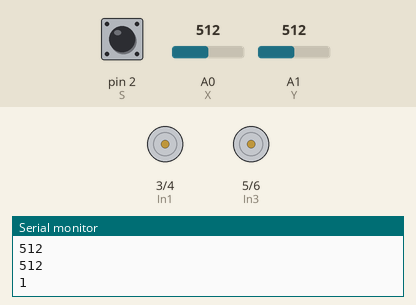
Simulated run of this sketch. Board: Arduino Uno, built with avr-gcc and run on an emulated ATmega328P. On the bench: motor-driver pin pairs drawn as motors (green arrow = first pin HIGH = forward, orange = second pin HIGH = backward, longer = more drive, scaled by the enable pin), the last lines printed to the serial monitor. The test bench sets the inputs (shaded band); at power-on: A1 (Y) = 512, A0 (X) = 512, pin 2 (S) HIGH.

Above: at 1.3 s.
1.4 s: A1 (Y) set to 525
At 2.7 s:
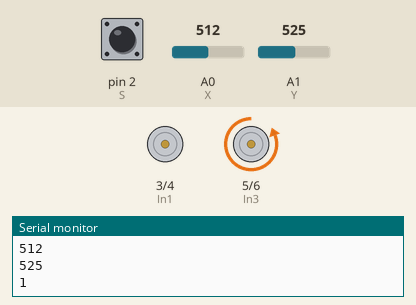
3.5 s: A0 (X) set to 493
At 4.3 s:
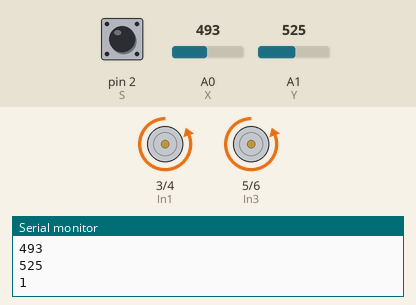
5.5 s: A1 (Y) set to 511
At 7.1 s:
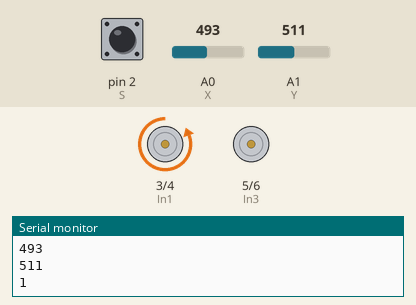
7.5 s: A1 (Y) set to 306
At 8.7 s:
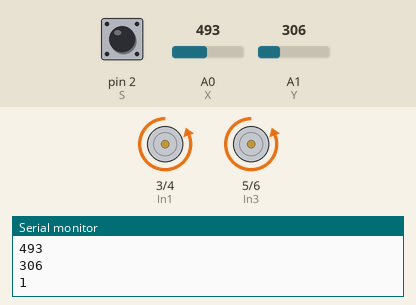
9.5 s: A1 (Y) set to 2
11.2 s: A1 (Y) set to 0
At 13.2 s:
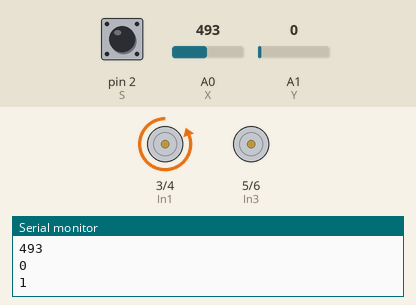
Timing chart, 0 to 14.5 s (numbered marks = the images above; inputs shaded):
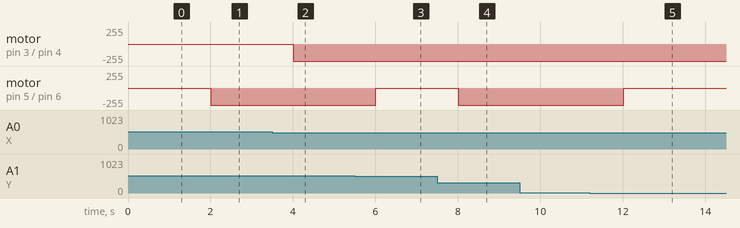

The sketch:

Joystick_control.ino
```cpp
int X=A0;
int Y=A1;
int S=2;
int Xv;
int Yv;
int Sv;
int a;
int b;
int In1=3;
int In2=4;
int In3=5;
int In4=6;
int EnA=7;
int EnB=8;
void setup()
{
  Serial.begin(9600);
  pinMode(X,INPUT);
  pinMode(Y,INPUT);
  pinMode(S,INPUT);
  pinMode(In1,OUTPUT);
  pinMode(In2,OUTPUT);
  pinMode(In3,OUTPUT);
  pinMode(In4,OUTPUT);
  pinMode(EnA,OUTPUT);
  pinMode(EnB,OUTPUT);
  digitalWrite(S,HIGH);
}
void loop()
{
  Xv=analogRead(X);
  Yv=analogRead(Y);
  Sv=digitalRead(S);
  Serial.println(Xv);
  Serial.println(Yv);
  Serial.println(Sv);
  delay(500);
  a=(Xv-512);
  b=(Yv-512);
  if(a<=0){
    digitalWrite(EnA,-a/2);
    digitalWrite(EnB,-b/2);
    digitalWrite(In1,LOW);
    digitalWrite(In2,HIGH);
    digitalWrite(In3,LOW);
    digitalWrite(In4,HIGH);
  }
}
```

Measured:
- the behaviour switches between 513 and 514 on A1 (Y) (found by bisection; images 0 and 1)
- the behaviour switches between 511 and 510 on A0 (X) (found by bisection; images 1 and 2)
- the behaviour switches between 1 and 0 on A1 (Y) (found by bisection; images 4 and 5)
- after the input at 1.4 s, motor on pin 5 (In3) / pin 6 (In4): stopped → backward 255/255 after 0.60 s
- after the input at 3.5 s, motor on pin 3 (In1) / pin 4 (In2): stopped → backward 255/255 after 0.51 s
- after the input at 5.5 s, motor on pin 5 (In3) / pin 6 (In4): backward 255/255 → stopped after 0.51 s
- after the input at 7.5 s, motor on pin 5 (In3) / pin 6 (In4): stopped → backward 255/255 after 0.51 s
- after the input at 11.2 s, motor on pin 5 (In3) / pin 6 (In4): backward 255/255 → stopped after 0.82 s
